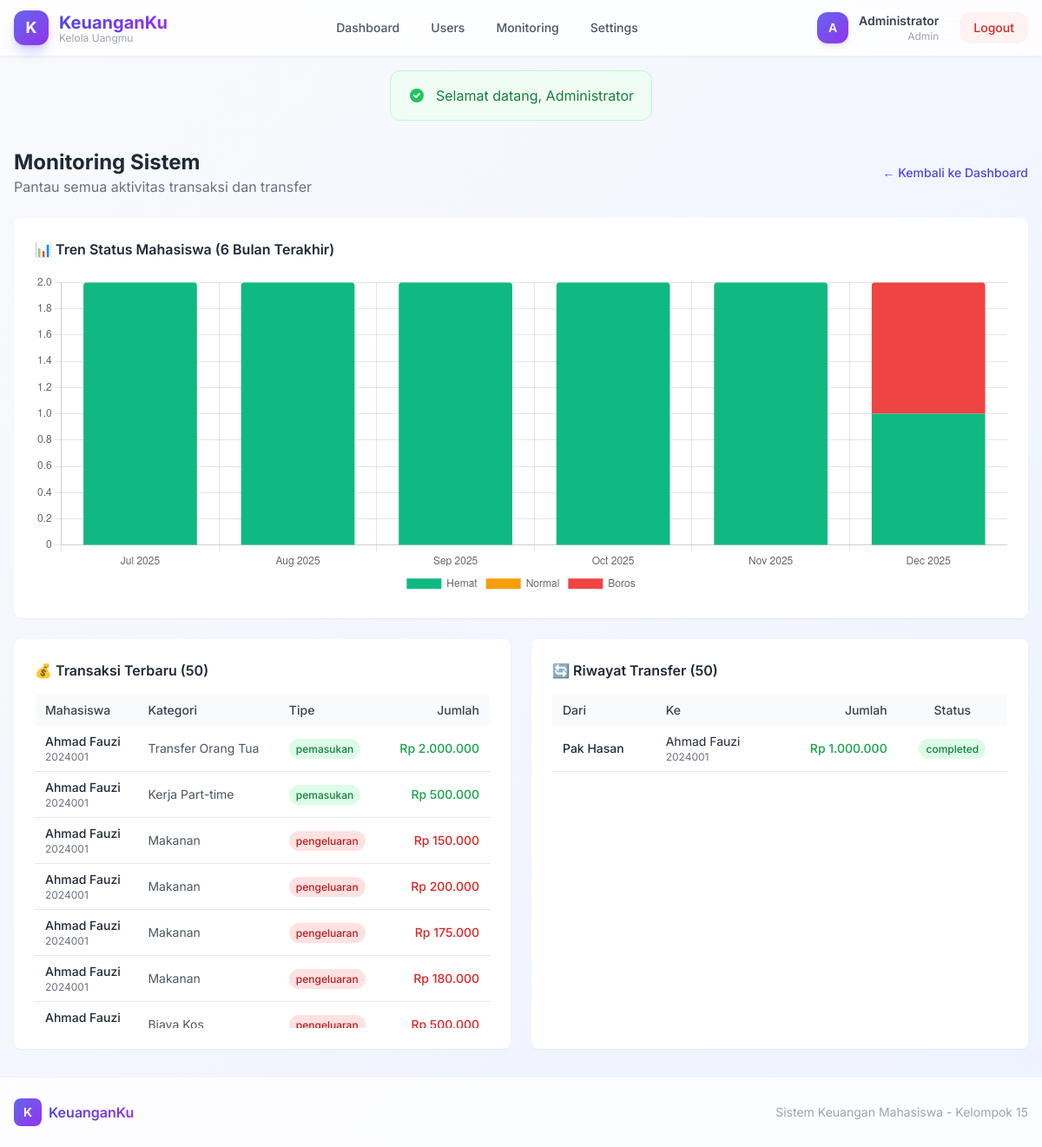
The page /index.php?page=admin&action=monitoring (signed in) on the database its author committed.
### tables this page shows
CREATE TABLE `transaksi` (
    `id` INT AUTO_INCREMENT PRIMARY KEY,
    `mahasiswa_id` INT NOT NULL,
    `kategori_id` INT NOT NULL,
    `jumlah` DECIMAL(15,2) NOT NULL,
    `mata_uang` VARCHAR(3) DEFAULT 'IDR',
    `jumlah_idr` DECIMAL(15,2) NOT NULL,
    `kurs_rate` DECIMAL(15,6) DEFAULT 1.000000,
    `keterangan` TEXT,
    `tanggal` DATE NOT NULL,
    `created_at` TIMESTAMP DEFAULT CURRENT_TIMESTAMP,
    `updated_at` TIMESTAMP DEFAULT CURRENT_TIMESTAMP ON UPDATE CURRENT_TIMESTAMP,
    FOREIGN KEY (`mahasiswa_id`) REFERENCES `mahasiswa`(`id`) ON DELETE CASCADE,
    FOREIGN KEY (`kategori_id`) REFERENCES `kategori`(`id`) ON DELETE CASCADE
);

CREATE TABLE `users` (
    `id` INT AUTO_INCREMENT PRIMARY KEY,
    `nama` VARCHAR(100) NOT NULL,
    `email` VARCHAR(100) UNIQUE NOT NULL,
    `password` VARCHAR(255) NOT NULL,
    `role` ENUM('mahasiswa', 'orangtua', 'admin') NOT NULL,
    `photo` VARCHAR(255) NULL,
    `is_active` TINYINT(1) DEFAULT 1,
    `reset_token` VARCHAR(64) NULL,
    `reset_expires` TIMESTAMP NULL,
    `created_at` TIMESTAMP DEFAULT CURRENT_TIMESTAMP,
    `updated_at` TIMESTAMP DEFAULT CURRENT_TIMESTAMP ON UPDATE CURRENT_TIMESTAMP,
    INDEX `idx_email` (`email`)
);

CREATE TABLE `mahasiswa` (
    `id` INT AUTO_INCREMENT PRIMARY KEY,
    `user_id` INT NOT NULL,
    `nim` VARCHAR(20) UNIQUE NOT NULL,
    `jurusan` VARCHAR(100),
    `saldo` DECIMAL(15,2) DEFAULT 0.00,
    `pairing_code` VARCHAR(10) UNIQUE,
    `created_at` TIMESTAMP DEFAULT CURRENT_TIMESTAMP,
    `updated_at` TIMESTAMP DEFAULT CURRENT_TIMESTAMP ON UPDATE CURRENT_TIMESTAMP,
    FOREIGN KEY (`user_id`) REFERENCES `users`(`id`) ON DELETE CASCADE
);

CREATE TABLE `kategori` (
    `id` INT AUTO_INCREMENT PRIMARY KEY,
    `mahasiswa_id` INT NOT NULL,
    `nama` VARCHAR(50) NOT NULL,
    `tipe` ENUM('pemasukan', 'pengeluaran') NOT NULL,
    `created_at` TIMESTAMP DEFAULT CURRENT_TIMESTAMP,
    `updated_at` TIMESTAMP DEFAULT CURRENT_TIMESTAMP ON UPDATE CURRENT_TIMESTAMP,
    FOREIGN KEY (`mahasiswa_id`) REFERENCES `mahasiswa`(`id`) ON DELETE CASCADE
);

CREATE TABLE `transfer_saldo` (
    `id` INT AUTO_INCREMENT PRIMARY KEY,
    `orangtua_id` INT NOT NULL,
    `mahasiswa_id` INT NOT NULL,
    `jumlah` DECIMAL(15,2) NOT NULL,
    `mata_uang` VARCHAR(3) DEFAULT 'IDR',
    `jumlah_idr` DECIMAL(15,2) NOT NULL,
    `kurs_rate` DECIMAL(15,6) DEFAULT 1.000000,
    `keterangan` TEXT,
    `status` ENUM('pending', 'completed', 'failed') DEFAULT 'completed',
    `created_at` TIMESTAMP DEFAULT CURRENT_TIMESTAMP,
    FOREIGN KEY (`orangtua_id`) REFERENCES `orangtua`(`id`) ON DELETE CASCADE,
    FOREIGN KEY (`mahasiswa_id`) REFERENCES `mahasiswa`(`id`) ON DELETE CASCADE
);

### views/admin/monitoring.php (the view, shortened to what the rows shown need)
<div class="mb-6">
    <div class="flex items-center justify-between">
        <div>
            <h1 class="text-2xl font-bold text-gray-800">Monitoring Sistem</h1>
        </div>
    </div>
</div>
<div class="grid lg:grid-cols-2 gap-6">
    <div class="bg-white rounded-lg shadow-sm p-6">
        <div class="overflow-x-auto max-h-96 overflow-y-auto">
            <table class="w-full text-sm">
                <thead class="bg-gray-50 sticky top-0">
                    <tr>
                        <th class="text-left py-2 px-3 font-medium text-gray-700">Mahasiswa</th>
                        <th class="text-left py-2 px-3 font-medium text-gray-700">Kategori</th>
                        <th class="text-left py-2 px-3 font-medium text-gray-700">Tipe</th>
                        <th class="text-right py-2 px-3 font-medium text-gray-700">Jumlah</th>
                    </tr>
                </thead>
                <tbody>
                    <?php foreach ($allTransaksi as $t): ?>
                        <tr class="border-b hover:bg-gray-50">
                            <td class="py-2 px-3">
                                <p class="font-medium text-gray-800"><?= e($t['mahasiswa_nama']) ?></p>
                                <p class="text-xs text-gray-500"><?= e($t['nim']) ?></p>
                            </td>
                            <td class="py-2 px-3 text-gray-600"><?= e($t['kategori_nama']) ?></td>
                            <td class="py-2 px-3">
                                <span
                                    class="px-2 py-1 rounded-full text-xs font-medium
                                    <?= $t['tipe'] === 'pemasukan' ? 'bg-green-100 text-green-700' : 'bg-red-100 text-red-700' ?>">
                                    <?= e($t['tipe']) ?>
                                </span>
                            </td>
                            <td
                                class="py-2 px-3 text-right font-medium <?= $t['tipe'] === 'pemasukan' ? 'text-green-600' : 'text-red-600' ?>">
                                <?= format_rupiah($t['jumlah_idr']) ?>
                            </td>
                        </tr>
                    <?php endforeach; ?>
                </tbody>
            </table>
        </div>
    </div>
    <div class="bg-white rounded-lg shadow-sm p-6">
        <div class="overflow-x-auto max-h-96 overflow-y-auto">
            <table class="w-full text-sm">
                <thead class="bg-gray-50 sticky top-0">
                    <tr>
                        <th class="text-left py-2 px-3 font-medium text-gray-700">Dari</th>
                        <th class="text-left py-2 px-3 font-medium text-gray-700">Ke</th>
                        <th class="text-right py-2 px-3 font-medium text-gray-700">Jumlah</th>
                        <th class="text-center py-2 px-3 font-medium text-gray-700">Status</th>
                    </tr>
                </thead>
                <tbody>
                    <?php foreach ($allTransfer as $tf): ?>
                        <tr class="border-b hover:bg-gray-50">
                            <td class="py-2 px-3 font-medium text-gray-800"><?= e($tf['orangtua_nama']) ?></td>
                            <td class="py-2 px-3">
                                <p class="text-gray-800"><?= e($tf['mahasiswa_nama']) ?></p>
                                <p class="text-xs text-gray-500"><?= e($tf['nim']) ?></p>
                            </td>
                            <td class="py-2 px-3 text-right font-medium text-green-600">
                                <?= format_rupiah($tf['jumlah_idr']) ?>
                            </td>
                            <td class="py-2 px-3 text-center">
                                <span
                                    class="px-2 py-1 rounded-full text-xs font-medium
                                    <?= $tf['status'] === 'completed' ? 'bg-green-100 text-green-700' : 'bg-yellow-100 text-yellow-700' ?>">
                                    <?= e($tf['status']) ?>
                                </span>
                            </td>
                        </tr>
                    <?php endforeach; ?>
                </tbody>
            </table>
        </div>
    </div>
</div>
<script>
    document.addEventListener('DOMContentLoaded', function () {
        new Chart(document.getElementById('statusTrendChart').getContext('2d'), {
            type: 'bar',
            data: {
                labels: <?= json_encode($statusTrend['labels']) ?>,
                datasets: [{
                    label: 'Hemat',
                    data: <?= json_encode($statusTrend['hemat']) ?>,
                    backgroundColor: '#10b981',
                    borderRadius: 4
                }, {
                    label: 'Normal',
                    data: <?= json_encode($statusTrend['normal']) ?>,
                    backgroundColor: '#f59e0b',
                    borderRadius: 4
                }, {
                    label: 'Boros',
                    data: <?= json_encode($statusTrend['boros']) ?>,
                    backgroundColor: '#ef4444',
                    borderRadius: 4
                }]
            },
            options: {
                responsive: true,
                plugins: { legend: { position: 'bottom' } },
                scales: {
                    x: { stacked: true },
                    y: { stacked: true, beginAtZero: true }
                }
            }
        });
    });
</script>
<?php
include dirname(__DIR__) . '/layouts/app.php';
?>

### rows shown on the page
transaksi: users.nama "Ahmad Fauzi", mahasiswa.nim "2024001", kategori.nama "Transfer Orang Tua", kategori.tipe "pemasukan", jumlah_idr "Rp 2.000.000"
transaksi: users.nama "Ahmad Fauzi", mahasiswa.nim "2024001", kategori.nama "Kerja Part-time", kategori.tipe "pemasukan", jumlah_idr "Rp 500.000"
transaksi: users.nama "Ahmad Fauzi", mahasiswa.nim "2024001", kategori.nama "Makanan", kategori.tipe "pengeluaran", jumlah_idr "Rp 150.000"
transaksi: users.nama "Ahmad Fauzi", mahasiswa.nim "2024001", kategori.nama "Makanan", kategori.tipe "pengeluaran", jumlah_idr "Rp 200.000"
transaksi: users.nama "Ahmad Fauzi", mahasiswa.nim "2024001", kategori.nama "Makanan", kategori.tipe "pengeluaran", jumlah_idr "Rp 175.000"
transaksi: users.nama "Ahmad Fauzi", mahasiswa.nim "2024001", kategori.nama "Makanan", kategori.tipe "pengeluaran", jumlah_idr "Rp 180.000"
transaksi: users.nama "Ahmad Fauzi", kategori.nama "Biaya Kos", kategori.tipe "pengeluaran", jumlah_idr "Rp 500.000"
transfer_saldo: users.nama "Pak Hasan", users.nama "Ahmad Fauzi", mahasiswa.nim "2024001", jumlah_idr "Rp 1.000.000", status "completed"

### other values the page prints
substr(auth()['nama'], 0, 1) "A"
auth()['nama'] "Administrator"
auth()['role'] "Admin"
get_flash('success') "Selamat datang, Administrator"
chart data {{ json_encode($statusTrend['hemat']) }} [2,2,2,2,2,1]
chart data {{ json_encode($statusTrend['normal']) }} [0,0,0,0,0,0]
chart data {{ json_encode($statusTrend['boros']) }} [0,0,0,0,0,1]
